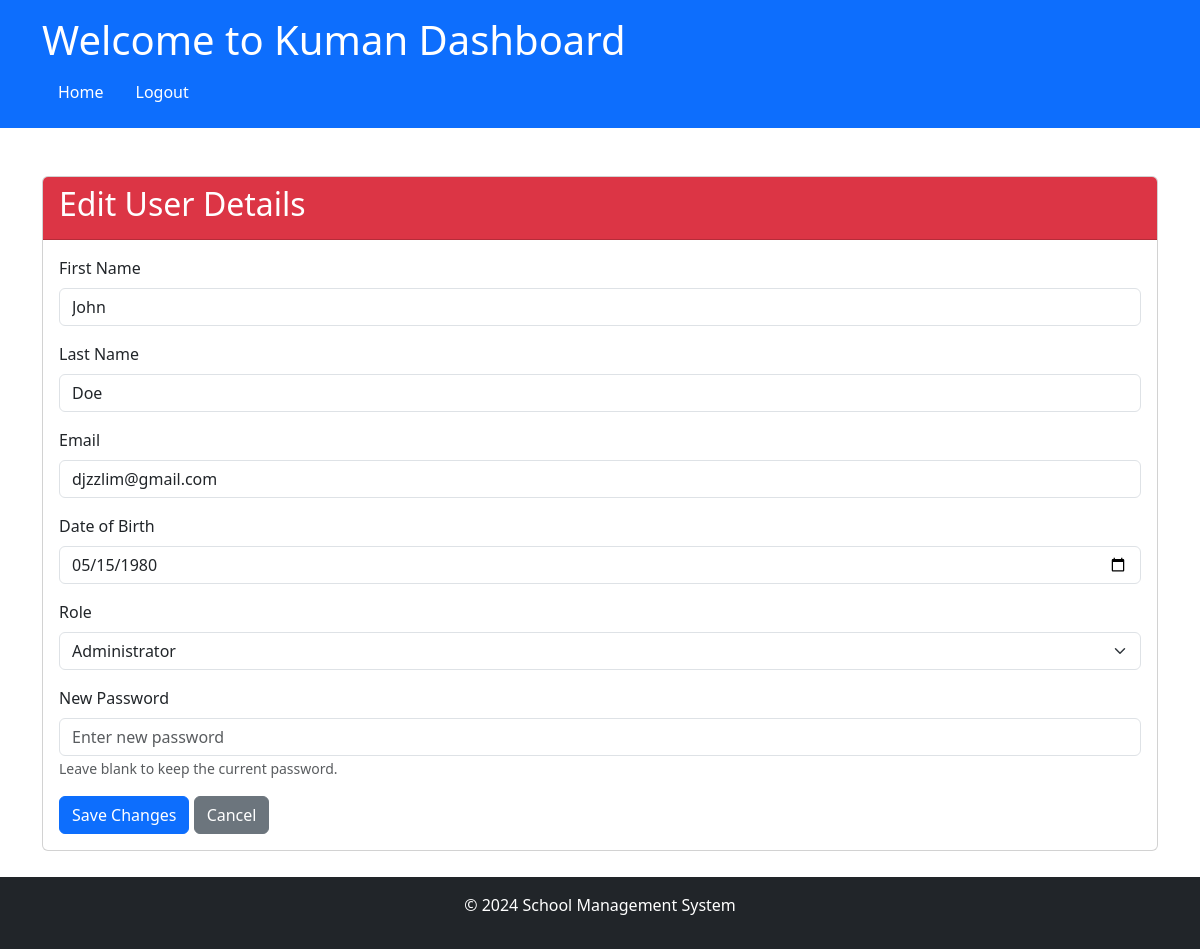
The app's page /admin/edit_user/user1 (signed in), older data.
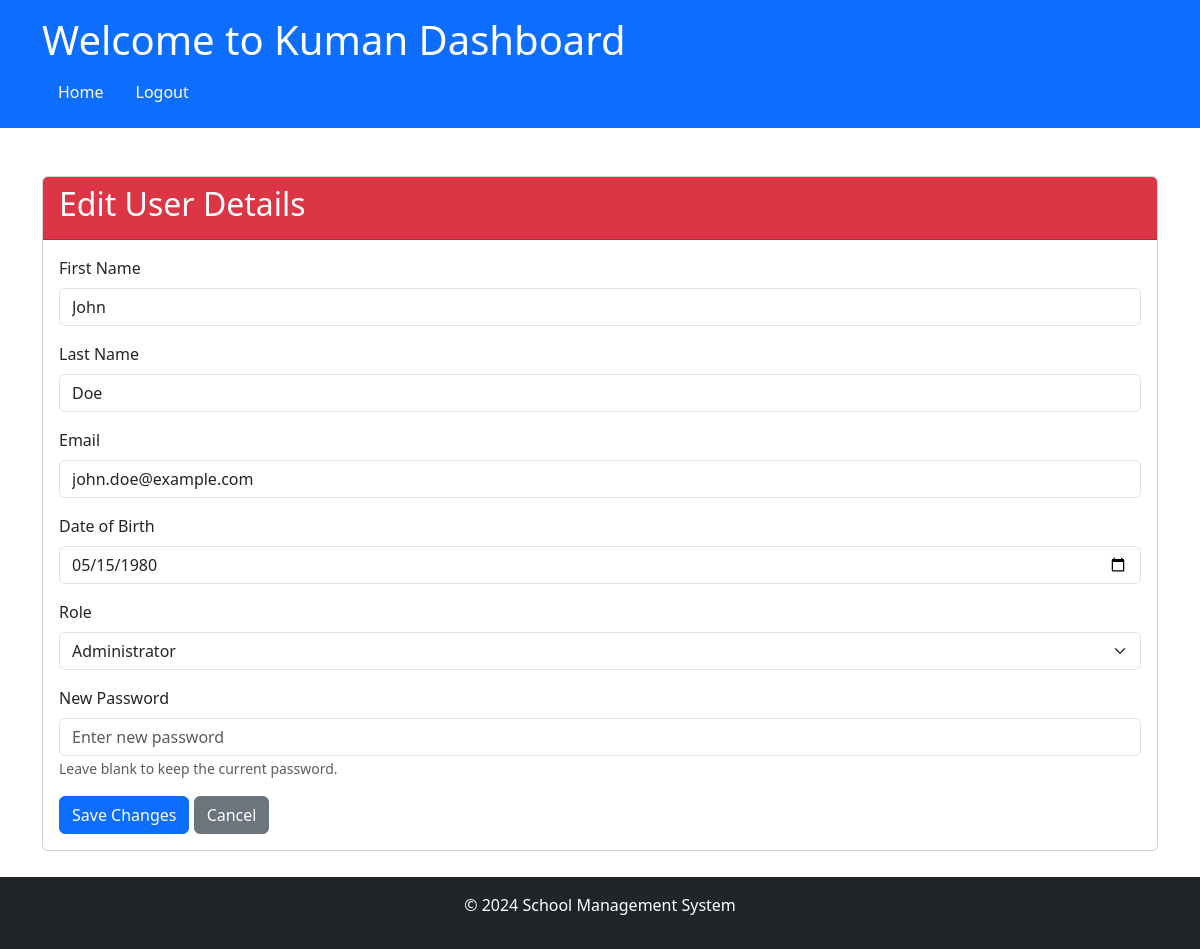
The same page, newer data.
### app/models/models.py (models this page shows)
class User(UserMixin, db.Model):
    __tablename__ = 'User'
    id = db.Column('Id', db.String, primary_key=True, default=lambda: str(uuid.uuid4()))
    password = db.Column('Password', db.String, nullable=True)
    role_id = db.Column('RoleId', db.String, ForeignKey('Role.Id', ondelete='SET NULL'))
    email = db.Column('Email', db.String, nullable=False)
    first_name = db.Column('FirstName', db.String, nullable=False)
    last_name = db.Column('LastName', db.String, nullable=False)
    date_of_birth = db.Column('DateOfBirth', db.Date, nullable=False)
    telegram_id = db.Column('TelegramId', db.String, nullable=True)
    role = relationship('Role', back_populates='users')
    parent_students = relationship('ParentStudentRelation', foreign_keys='[ParentStudentRelation.parent_id]', back_populates='parent', cascade="all, delete-orphan")
    student_parents = relationship('ParentStudentRelation', foreign_keys='[ParentStudentRelation.student_id]', back_populates='student', cascade="all, delete-orphan")
    class_assignments_as_teacher = relationship('ClassAssignment', foreign_keys='ClassAssignment.teacher_id', back_populates='teacher')
    class_assignments_as_student = relationship('ClassAssignment', foreign_keys='ClassAssignment.student_id', back_populates='student')

class Role(db.Model):
    __tablename__ = 'Role'
    id = db.Column('Id', db.String, primary_key=True, default=lambda: str(uuid.uuid4()))
    role_name = db.Column('RoleName', db.String, nullable=False)
    users = relationship('User', back_populates='role')

### app/routes/admin_routes.py (the view, shortened to what this page needs)
@admin.route('/edit_user/<string:user_id>', methods=['GET', 'POST'])
@login_required
@role_required('1')
def edit_user(user_id):
    user = User.query.filter_by(id=user_id).first_or_404()
    roles = Role.query.all()
    return render_template('admin/edit_user.html', user=user, roles=roles, app_name=app_name())

### app/__init__.py (called while the page is built)
@login_manager.user_loader
def load_user(user_id):
    from .models.models import User
    return User.query.get(user_id)

### app/routes/routes.py (called while the page is built)
def app_name():
    app_name = "School Management System"
    with current_app.app_context():
        setting = Settings.query.filter_by(setting_key='school_name').first()
        if setting and setting.setting_value:
            app_name = setting.setting_value
    return app_name

def role_required(*roles):
    def decorator(f):
        @wraps(f)
        def decorated_function(*args, **kwargs):
            if not current_user.is_authenticated or current_user.role_id not in roles:
                abort(403)  # Forbidden access if role does not match
            return f(*args, **kwargs)
        return decorated_function
    return decorator

### app/templates/admin/edit_user.html (shortened to what this page needs)
{% extends "share/dashboard.html" %} {% block title %}Edit User Details{% endblock %}
{% block card_header %}bg-danger{% endblock %} {% block card_title %}Edit User Details{% endblock %} {% block card_content %}
<form action="{{ url_for('admin.edit_user', user_id=user.id) }}" method="post">
    <div class="mb-3">
        <label for="first_name" class="form-label">First Name</label>
        <input type="text" class="form-control" id="first_name" name="first_name" value="{{ user.first_name }}" required>
    </div>
    <div class="mb-3">
        <label for="last_name" class="form-label">Last Name</label>
        <input type="text" class="form-control" id="last_name" name="last_name" value="{{ user.last_name }}" required>
    </div>
    <div class="mb-3">
        <label for="email" class="form-label">Email</label>
        <input type="email" class="form-control" id="email" name="email" value="{{ user.email }}" required>
    </div>
    <div class="mb-3">
        <label for="date_of_birth" class="form-label">Date of Birth</label>
        <input type="date" class="form-control" id="date_of_birth" name="date_of_birth" value="{{ user.date_of_birth|default('') }}" required>
    </div>
    <div class="mb-3">
        <label for="role" class="form-label">Role</label>
        <select class="form-select" id="role" name="role_id" required onchange="togglePasswordField()">
            {% for role in roles %}
                <option value="{{ role.id }}" {% if role.id == user.role_id %}selected{% endif %}>
                    {{ role.role_name }}
                </option>
            {% endfor %}
        </select>
    </div>
    <div class="mb-3" id="password-field">
        <label for="password" class="form-label">New Password</label>
        <input type="password" class="form-control" id="password" name="password" placeholder="Enter new password">
        <small class="form-text text-muted">Leave blank to keep the current password.</small>
    </div>
    <button type="submit" class="btn btn-primary">Save Changes</button>
    <a href="{{ url_for('admin.manage_users') }}" class="btn btn-secondary">Cancel</a>
</form>
{% endblock %}

Row changes from the older to the newer data that the page shows:
changed User "John": email "djzzlim@gmail.com" → "john.doe@example.com"
